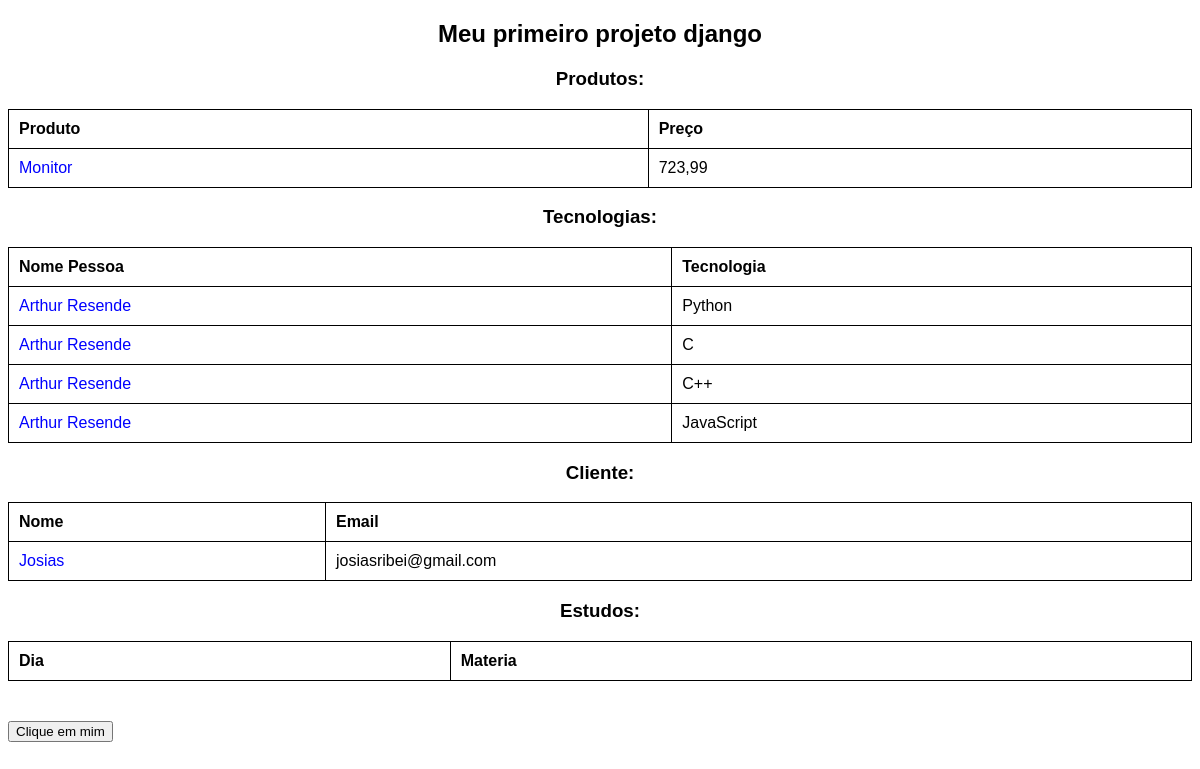
/, run on an earlier commit of the app's database.
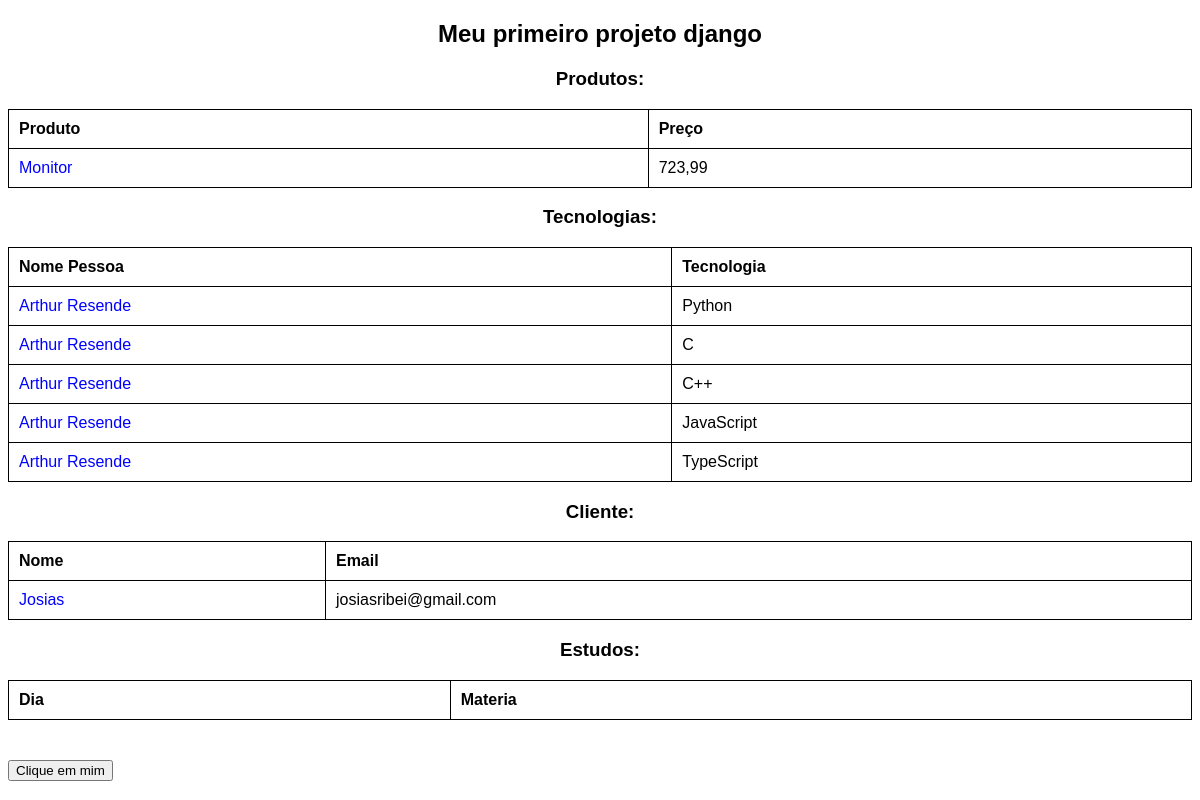
And on a later commit of the database.
### core/models.py (models this page shows, shortened)
class Produto(models.Model):
    nome = models.CharField('Nome', max_length=100)
    preco = models.FloatField('Preço')
    quantidade = models.IntegerField('Quantidade')

class Tecnologia(models.Model):
    nomePessoa = models.CharField('Pessoa', max_length=150)
    nomeTec = models.CharField('Tecnologia', max_length=50)
    tempo = models.IntegerField('Tempo')

class Cliente(models.Model):
    nome = models.CharField('Nome', max_length=200)
    sobrenome = models.CharField('Sobrenome', max_length=200)
    email = models.EmailField('Email', max_length=100)
    idade = models.IntegerField('Idade')

### core/views.py (the view)
# urls.py: path('',index, name='index'),
def index(request):
    produtos = Produto.objects.all()
    tecnologias = Tecnologia.objects.all()
    clientes = Cliente.objects.all()
    estudos = Estudos.objects.all()
    context ={
        'Projeto': 'Meu primeiro projeto django',
        'produtos': produtos,
        'tecnologias': tecnologias,
        'clientes': clientes,
        'estudos': estudos
    }
    return render(request, 'index.html',context)

### core/templates/index.html (shortened to what this page needs)
{% load static %}
<!DOCTYPE html>
<html lang="pt-br">
<head>
    <link rel="stylesheet" href="{% static 'css/estilos.css' %}">
</head>
<body>
    <h2>{{Projeto}}</h2>
    <h3>Produtos: </h3>
    <table>
        <thead>
            <tr>
                <th>Produto</th>
                <th>Preço</th>
            </tr>
        </thead>
        <tbody>
            {% for produto in produtos %}
            <tr>
                <td><a href="{% url 'produto' produto.id %}">{{produto.nome}}</a></td>
                <td>{{produto.preco}}</td>
            </tr>
            {% endfor %}
        </tbody>
    </table>
    <h3>Tecnologias: </h3>
    <table>
        <thead>
            <tr>
                <th>Nome Pessoa</th>
                <th>Tecnologia</th>
            </tr>
        </thead>
        <tbody>
            {% for tecnologia in tecnologias %}
            <tr>
                <td><a href="{% url 'tecnologia' tecnologia.id %}">{{tecnologia.nomePessoa}}</a></td>
                <td>{{tecnologia.nomeTec}}</td>
            </tr>
            {% endfor %}
        </tbody>
    </table>
    <h3>Cliente: </h3>
    <table>
        <thead>
            <tr>
                <th>Nome</th>
                <th>Email</th>
            </tr>
        </thead>
        <tbody>
            {% for cliente in clientes %}
            <tr>
                <td><a href="{% url 'cliente' cliente.id %}">{{cliente.nome}}</a></td>
                <td>{{cliente.email}}</td>
            </tr>
            {% endfor %}
        </tbody>
    </table>
    <h3>Estudos: </h3>
    <table>
        <thead>
            <tr>
                <th>Dia</th>
                <th>Materia</th>
            </tr>
        </thead>
    </table>
    <img src="{% static 'images/teste_img.png' %}" alt="">
    <button onclick="olaMundo()">Clique em mim</button>
</body>
</html>

What changed in the data, as far as the page shows it:
added Tecnologia: nomePessoa "Arthur Resende", nomeTec "TypeScript"
